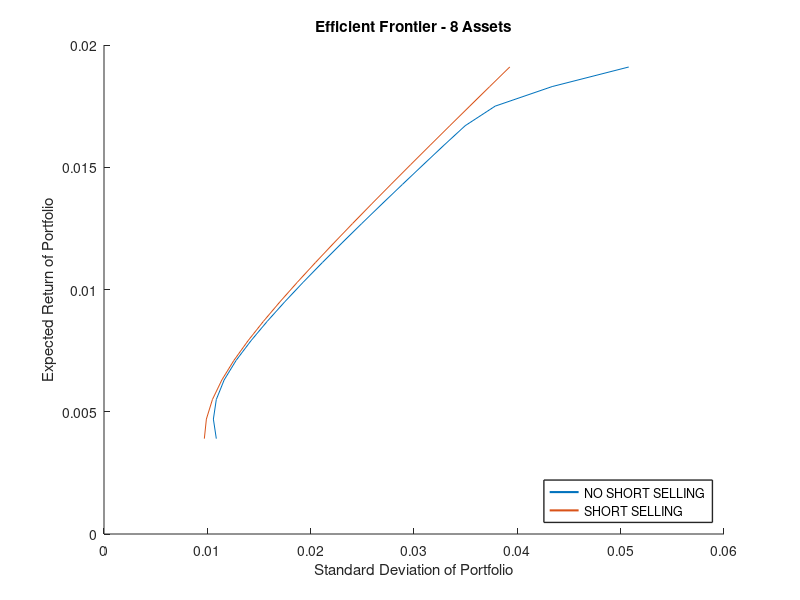

The MATLAB script that drew this image: (Note: this script raises an error after producing the figure.)
%Finding the Efficient Frontier

%Matrix of covariances for Objective function
H = [0.00139853 0.0000518732 0.000870317 -0.0000052597 0.001083873 -0.00046048 0.000891931 0.001405849; %Quadratic term
     0.0000518732 0.000162273 7.81009E-05 -0.000158712 0.00020745 -0.000167076 7.9175E-05 8.79412E-05;
     0.000870317 7.81009E-05 0.00125878 -0.000308662 0.000666315 -0.000496918 0.000186355 0.000659169;
    -5.25973E-06 -0.000158712 -0.000308662 0.002178836 0.000609822 0.001354822 0.000813501 0.000175788;
     0.001083873 0.00020745 0.000666315 0.000609822 0.00297518 -0.000180849 0.000975808 0.001432282;
    -0.000460484 -0.000167076 -0.000496918 0.001354822 -0.000180849 0.00428542 9.82755E-05 -0.000220857;
     0.000891931 7.9175E-05 0.000186355 0.000813501 0.000975808 9.82755E-05 0.002568618 0.001169308;
     0.001405849 8.79412E-05 0.000659169 0.000175788 0.001432282 -0.000220857 0.001169308 0.002536295];
c = []; %Linear term (not present)
A = [];
b = [];
Aeq = [0.011453728 0.00304658 0.003237079 0.015436017 0.019460872 0.008713119 0.013593254 0.016792777; 1 1 1 1 1 1 1 1];
ub = [inf; inf; inf; inf; inf; inf; inf; inf];

%No short selling
lb_no_short = [0; 0; 0; 0; 0; 0; 0; 0];
%With short selling
lb_short = [-inf; -inf; -inf; -inf; -inf; -inf; -inf; -inf];

% To save vales of x matrix
wt1 = [];
wt2 = [];

%To save values  of standard deviations and variances
Std1 = [];
Std2 = [];
var_p1 = [];
var_p2 = [];


%To run optimization between minimum and maximum value of return
for r = [0.0039: 0.0008: 0.0195]
    beq = [r 1];
    [x1, fval1] = quadprog(H, c, A, b, Aeq, beq, lb_no_short,ub); %No short selling
    [x2, fval2] = quadprog(H, c, A, b, Aeq, beq, lb_short,ub); %Short selling
    wt1 = [wt1; x1'];
    wt2 = [wt2; x2'];
    Std1 = [Std1 sqrt(x1'*H*x1)];
    Std2 = [Std2 sqrt(x2'*H*x2)];
    var_p1 = [var_p1 ((x1'*H*x1)/0.5)];
    var_p2 = [var_p2 ((x2'*H*x2)/0.5)];
end

%Plotting Efficient Frontier Graph
figure
hold on
plot(Std1,[0.0039: 0.0008: 0.0195]);
plot(Std2,[0.0039: 0.0008: 0.0195]);
hold off
title("Efficient Frontier - 8 Assets");
xlabel("Standard Deviation of Portfolio");
ylabel("Expected Return of Portfolio");
[hleg, hobj, hout, mout] = legend({'NO SHORT SELLING','SHORT SELLING'},'Location','southeast','Orientation','vertical','LineWidth',1);
set(hobj,'linewidth',1.5);

%Plotting the 2 tables
T1 = array2table(wt1,'VariableNames',{'X1','X2','X3','X4','X5','X6','X7','X8'}); %No short weights
T2 = array2table(wt2,'VariableNames',{'X1','X2','X3','X4','X5','X6','X7','X8'}); %Short weights 
T3 = array2table([0.0039: 0.0008: 0.0195]','VariableNames',{'Expected Return of portfolio'}); %Returns column
T4 = array2table(var_p1','VariableNames',{'Portfolio Variance'}); %var No short
T5 = array2table(var_p2','VariableNames',{'Portfolio Variance'}); %var short

T_nshort = [T3 T1 T4];
T_short = [T3 T2 T5];